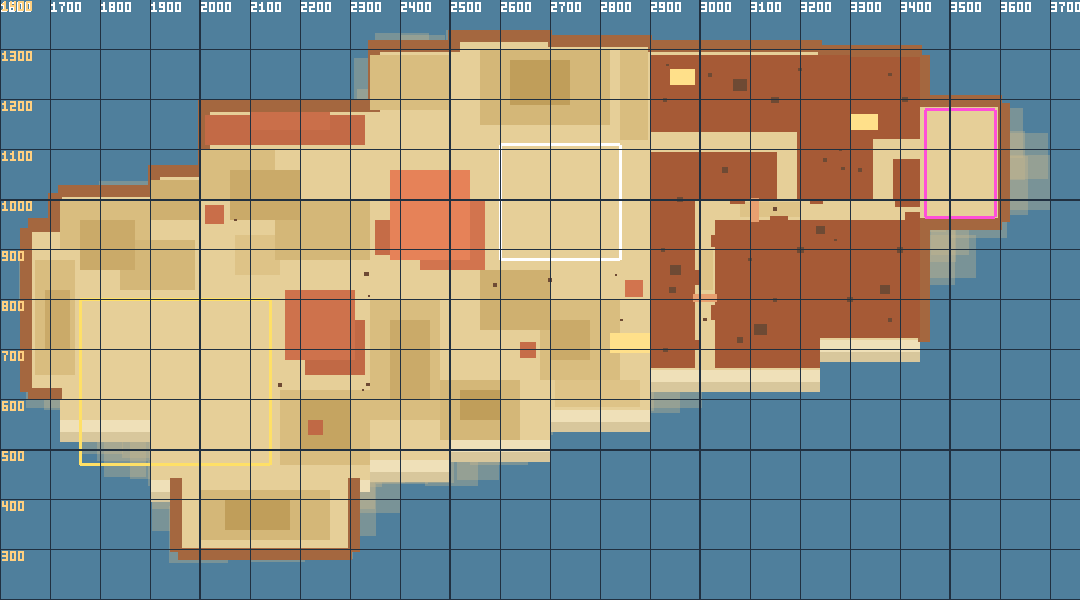

Write the Python code that produced this figure.
# -*- coding: utf-8 -*-
"""
desert_plan.py — 2026-10-04. 사막 섬(제니스) 새 지형 손 배치표 → 평면도 PNG + 검사 + Luau 데이터.

사용자(2026-10-02~04): 지형은 지역마다 축에 맞춘 평면 + 큰 상자 덩어리(곡선 없음), 삼각형 법칙, 땅 판도 높낮이.
세계관(신맵 구조도.md §1): 사막 = 제니스(근무태만) — "관리 포기된 폐허. 모래가 신전을 덮었다". 신전은 잘 지었는데 주변이 망가졌다.
옛 지형(Surface.World.G_사막 타일 946 + Mountains 의 Mt_사막_* 430) 자리 = tools/desert_old.txt (스튜디오에서 뽑음).

이번 판(1단계): 땅 판 · 바닷가(사암 절벽·모래 계단) · 메사(붉은 사암 계단 덩어리) · 바위 첨탑 · 사구 단.
비워 둔 자리(다음 단계): 반쯤 묻힌 제니스 신전(TEMPLE_SITE), 오아시스 마을(TOWN_SITE).
돌리기: python tools/desert_plan.py → tools/desert_plan.png + tools/Desert_Build_data.luau (문제 0건이어야)
짓기:  sed '/--@@DATA@@/r tools/Desert_Build_data.luau' tools/Desert_Build.luau > tools/swamp/_desert_run.luau && bash tools/job.sh tools/swamp/_desert_run.luau
좌표 = 월드(x 동, z 남; 북 = -z). 땅 윗면 TOP = 4.0, 물 -3.5.
"""
import os
import sys

HERE = os.path.dirname(os.path.abspath(__file__))
sys.path.insert(0, HERE)
from plan_png import Canvas  # noqa: E402

TOP = 4.0

# 땅 판 { x0, x1, z0(북), z1(남) } — 옛 섬 윤곽 안쪽으로 계단식. 이웃 판은 맞닿기만
LAND = [
    (1660, 1720, -940, -620),  # 서쪽 끝
    (1720, 1900, -1010, -560),
    (1900, 2000, -1050, -440),
    (2000, 2340, -1180, -440),
    (1960, 2300, -440, -300),  # 남서 곶
    (2340, 2500, -1300, -480),
    (2500, 2700, -1320, -520),
    (2700, 2900, -1310, -580),
    (2900, 3240, -1300, -660),
    (3240, 3440, -1290, -720),
    (3440, 3600, -1190, -960),
]

# 바닷가 절벽(사암 상자): { x0, x1, z0, z1, 윗면(땅 위) } — 땅 가장자리 바깥쪽으로 내밀고 물 아래 -24 까지.
# 0 = 땅과 같은 높이(턱 없음), 양수 = 솟은 벼랑. 모래 해변(SHORE)이 있는 곳은 비운다
CLIFFS = [
    # 북쪽 해안(벼랑 위주 — 섬 뒤쪽)
    (1716, 1904, -1030, -1006, 8), (1896, 2004, -1070, -1046, 12), (1996, 2344, -1200, -1176, 14),
    (2336, 2504, -1320, -1296, 18), (2496, 2704, -1340, -1316, 10), (2696, 2904, -1330, -1306, 16),
    (2896, 3244, -1320, -1296, 12), (3236, 3444, -1310, -1286, 9),
    # 북쪽 계단 모서리(동서로 꺾이는 곳)
    (1896, 1920, -1050, -1006, 12), (1996, 2020, -1180, -1046, 14), (2336, 2360, -1300, -1176, 18),
    (2496, 2520, -1320, -1296, 10), (2880, 2904, -1310, -1306, 16),
    # 동쪽 끝
    (3436, 3460, -1290, -1186, 9), (3436, 3604, -1210, -1186, 34), (3596, 3620, -1194, -956, 30), (3436, 3604, -964, -940, 30),
    (3436, 3460, -964, -716, 4),
    # 서쪽 끝
    (1640, 1664, -944, -616, 5), (1656, 1724, -964, -936, 5), (1696, 1724, -1014, -936, 8), (1656, 1724, -624, -600, 3),
    # 남서 곶 둘레
    (1940, 1964, -444, -296, 4), (1956, 2304, -304, -280, 6), (2296, 2320, -444, -296, 4),
]

# 모래 해변 계단(남쪽 해안 — 앞쪽이 열린다): { x0, x1, z0, z1, 윗면(절대 높이) } — 땅(4)에서 물(-3.5)로 두 계단
SHORE = [
    (1720, 1900, -560, -536, 1.6), (1720, 1900, -536, -516, -1.2),
    (1900, 1960, -440, -416, 1.6), (1900, 1960, -416, -396, -1.2),
    (2320, 2340, -440, -416, 1.6),
    (2340, 2500, -480, -456, 1.6), (2340, 2500, -456, -436, -1.2),
    (2500, 2700, -520, -496, 1.6), (2500, 2700, -496, -476, -1.2),
    (2700, 2900, -580, -556, 1.6), (2700, 2900, -556, -536, -1.2),
    (2900, 3240, -660, -636, 1.6), (2900, 3240, -636, -616, -1.2),
    (3240, 3440, -720, -696, 1.6), (3240, 3440, -696, -676, -1.2),
]

# 2026-10-04 사용자: "사막쪽은 계단형처럼 층층이 안 쌓아도 돼. 그냥 높은 바위 있으면 그거 자체로 사막같을듯.
#   사막은 대신 바닥쪽 굴곡을 많이 주면 좋겠어. 협곡같은 지형도 만들고"
# 높은 바위: { 이름, x0, x1, z0, z1, 높이(땅 위) } — 켜 없이 상자 하나. 같은 무리는 서로 겹쳐 덩어리(높이를 다르게)
MESAS = [
    # 제니스봉 무리: 섬 가운데 북쪽, 가장 높다
    ("제니스봉", 2380, 2540, -1060, -880, 96), ("제니스봉", 2440, 2570, -1000, -860, 64), ("제니스봉", 2350, 2420, -960, -890, 44),
    # 서메사 무리
    ("서메사", 2170, 2310, -820, -680, 58), ("서메사", 2210, 2330, -760, -650, 38),
    # 북쪽 바닷가 벼랑 줄기
    ("북벼랑", 2010, 2330, -1170, -1110, 40), ("북벼랑", 2100, 2260, -1176, -1140, 52),
    # 홀로 선 바위기둥
    ("모래첨탑", 2850, 2885, -840, -805, 64),
    ("서첨탑", 2010, 2048, -990, -952, 50),
    ("남기둥", 2640, 2672, -716, -684, 46),
    ("곶기둥", 2215, 2245, -560, -530, 36),
]

# 협곡 탁상지(동쪽): 붉은 바위 높은 판들 — 사이에 남겨 둔 틈이 협곡(바닥 = 땅 4). { x0, x1, z0, z1, 높이 }
# 협곡 길: 남쪽 해변(x 2990~3030) → 북으로(z -960) → 동으로(z -1000~-960, x ~3300) → 북으로(x 3260~3300) 북쪽 바닷가 벼랑까지
CANYON = [
    # 2026-10-04 2판(사용자): 협곡 끝을 북쪽 벼랑 대신 동쪽 끝 곶(튀어나온 땅)으로 꺾어 그 안을 히든 분지로.
    # 협곡 길: 남쪽 해변(x 2990~3030) → 북으로(z -960) → 동으로(z -1000~-960) 곶까지, 곶 어귀는 좁은 틈
    # 2026-10-04 3판(사용자 그림): 북쪽 탁상지에 협곡 둘 더
    #   가지 A·B: 서쪽 들판(x 2900, z -1135~-1095) → 동으로 x 3194 → 남으로 내려와 동서 협곡(x 3154~3194)에 붙음
    #   가지 C·D: 동서 협곡(x 3345~3385) → 북으로 z -1122 → 동으로 곶 히든 분지(x 3440)까지(분지 둘째 어귀)
    (2900, 2990, -1095, -664, 30),   # 서쪽 벽 남(T1s)
    (2900, 2990, -1290, -1135, 32),  # 서쪽 벽 북(T1n)
    (3030, 3240, -960, -664, 36),    # 남쪽 가운데(T2a)
    (3240, 3440, -960, -724, 40),    # 남동(T2b)
    (2990, 3300, -1290, -1135, 42),  # 북쪽 가운데 북(T3n)
    (2990, 3154, -1095, -1000, 40),  # 북쪽 가운데 서(T3w)
    (3194, 3300, -1135, -1000, 46),  # 북쪽 가운데 동(T3m)
    (3300, 3440, -1286, -1122, 34),  # 북동 북(T4n)
    (3300, 3345, -1122, -1000, 36),  # 북동 서(T4w)
    (3385, 3440, -1082, -1000, 38),  # 북동 동(T4e)
    # 협곡 벽 돌출(복도처럼 안 보이게) — 이 줄 아래가 돌출(검사가 CANYON_MAIN 뒤를 돌출로 본다)
    (2990, 2998, -720, -700, 22), (3022, 3030, -790, -760, 30), (2990, 2999, -860, -830, 16), (3021, 3030, -930, -905, 26),
    (3060, 3090, -1000, -992, 28), (3140, 3175, -968, -960, 20), (3220, 3245, -1000, -991, 34),
    # 곶 어귀 좁은 틈(엇갈린 두 바위 — 사이 10)
    (3390, 3440, -1000, -985, 30), (3410, 3440, -975, -960, 26),
]
CANYON_MAIN = 10  # 위 판 개수(돌출 앞)
# 오르막(탁상지 위를 걸어 다니게): { x0, x1, z0, z1, 낮은 높이, 높은 높이, 높은 쪽("+x"·"-x"·"+z"·"-z") }
RAMPS = [
    (2820, 2900, -734, -694, 0, 30, "+x"),     # 들판 → 서쪽 벽 위(T1) — 넓은 바위 비탈
    (2940, 2990, -1262, -1230, 32, 42, "+x"),  # T1n → T3n
    (3300, 3355, -1172, -1140, 34, 42, "-x"),  # T4n → T3n
]
# 자연 돌다리(협곡 위를 건넘): { x0, x1, z0, z1, 윗면 높이 } — 두께 5
BRIDGES = [
    (2986, 3034, -812, -796, 33),   # T1(30) ↔ T2a(36)
    (3100, 3118, -1004, -956, 39),  # T2a(36) ↔ T3(42)
]
# 탁상지 위 꾸밈 판: { x0, x1, z0, z1, 높이(그 자리 윗면 위), 종류("모래" 모래 더미 · "바위" 바위턱) } — 짓기가 가운데 땅 높이를 재서 얹는다
TOP_PATCHES = [
    (2905, 2960, -1000, -900, 3, "모래"), (2910, 2985, -1250, -1150, 4, "모래"), (2915, 2975, -660 - 60, -664 - 8, 0, "없음"),
    (3060, 3180, -900, -820, 3, "모래"), (3150, 3230, -760, -690, 8, "바위"),
    (3260, 3400, -860, -780, 4, "모래"), (3330, 3420, -950, -900, 10, "바위"),
    (3020, 3140, -1280, -1150, 4, "모래"), (3180, 3280, -1250, -1150, 12, "바위"), (3200, 3290, -1120, -1020, 3, "모래"),
    (3310, 3430, -1270, -1180, 9, "바위"),
]
TOP_PATCHES = [t for t in TOP_PATCHES if t[5] != "없음"]
# 히든 분지(곶 안쪽, 높은 벼랑에 둘러싸임) — 숨은 제단 자리
HIDDEN_SITE = (3450, 3590, -1180, -965)

# 사구(바닥 굴곡): { x0, x1, z0, z1, 높이 } — 켜 없이 상자, 서로 겹쳐 오르내림(겹치는 것끼리 높이는 달라야, 이웃 차이는 6 이하)
DUNES = [
    # 서쪽
    (1720, 1900, -1000, -900, 3), (1760, 1870, -960, -860, 6), (1840, 1990, -920, -820, 4), (1900, 2000, -1040, -960, 5),
    (1670, 1750, -880, -650, 3), (1690, 1740, -820, -700, 6),
    (2000, 2150, -1100, -1000, 3), (2060, 2200, -1060, -960, 6), (2150, 2340, -1000, -880, 4), (2070, 2160, -930, -850, 2),
    (2160, 2340, -620, -470, 3), (2200, 2300, -600, -500, 7),
    (2000, 2260, -420, -320, 4), (2050, 2180, -400, -340, 8),
    # 가운데
    (2340, 2480, -800, -560, 3), (2380, 2460, -760, -600, 6), (2480, 2640, -640, -520, 4), (2520, 2600, -620, -560, 8),
    (2560, 2700, -860, -740, 5), (2680, 2840, -800, -640, 3), (2700, 2780, -760, -680, 6), (2710, 2880, -640, -585, 2),
    # 북쪽
    (2560, 2820, -1300, -1150, 4), (2620, 2740, -1280, -1190, 8), (2340, 2500, -1290, -1180, 3), (2840, 2895, -1300, -1120, 3),
    # 협곡 바닥 모래 둔덕(낮게)
    (2995, 3025, -900, -820, 2), (3080, 3200, -995, -965, 2),
]

# 비워 둘 자리(다음 단계) — 메사·사구·바위가 들어가면 안 된다
TEMPLE_SITE = (2600, 2840, -1110, -880)  # 반쯤 묻힌 제니스 신전(제니스봉 동쪽 그늘, 북쪽은 바다 벼랑)
TOWN_SITE = (1760, 2140, -800, -470)  # 오아시스 마을(서남 들판, 남쪽 해변과 이어짐)

# 바위(사암 돌덩이): { x, z, 너비, 높이, 깊이, 돌림 } — 메사 발치·첨탑 둘레에 무리로
ROCKS = [
    (2333, -852, 9, 6, 8, 0), (2338, -808, 5, 4, 5, 30), (2590, -830, 8, 5, 7, 15),
    (2336, -630, 7, 5, 6, 0), (2326, -620, 4, 3, 4, 15), (3150, -982, 8, 6, 7, 0), (3286, -1062, 7, 5, 6, 30),
    (2842, -760, 6, 4, 5, 0), (2832, -850, 5, 3, 4, 15), (2070, -960, 6, 4, 5, 0), (3280, -1100, 6, 4, 5, 45),
    (2700, -840, 8, 5, 7, 15), (3010, -760, 7, 5, 6, 0), (2160, -630, 9, 7, 8, 45),
    # 탁상지 위 큰 바위(봉우리처럼 솟은 덩어리)
    (2950, -860, 22, 18, 20, 15), (3120, -740, 26, 14, 22, 0), (3370, -820, 20, 22, 18, 30), (3080, -1230, 28, 16, 24, 15),
    (3240, -940, 18, 12, 16, 45),
    # 탁상지 위 돌덩이·바위턱(2026-10-04 사용자: 협곡 위도 꾸미기)
    (2930, -700, 10, 7, 9, 0), (2945, -820, 14, 9, 12, 30), (2925, -900, 8, 5, 7, 15), (2960, -1000, 12, 8, 10, 45),
    (2930, -1200, 9, 6, 8, 0), (2935, -1270, 6, 4, 5, 30),
    (3080, -720, 12, 10, 11, 0), (3150, -800, 9, 6, 8, 15), (3200, -900, 14, 8, 12, 45), (3100, -880, 7, 5, 6, 0),
    (3300, -800, 11, 8, 10, 30), (3380, -760, 8, 6, 7, 0), (3400, -900, 13, 9, 11, 15), (3270, -920, 6, 4, 5, 45),
    (3050, -1060, 12, 9, 11, 0), (3150, -1200, 15, 10, 13, 30), (3250, -1080, 9, 6, 8, 15), (3020, -1250, 8, 6, 7, 45),
    (3200, -1260, 7, 5, 6, 0), (3320, -1060, 8, 7, 8, 30), (3410, -1200, 12, 8, 10, 0), (3380, -1250, 7, 5, 6, 15),
]


def overlap(a, b, pad=0.0):
    return a[0] < b[2] + pad and b[0] < a[2] + pad and a[1] < b[3] + pad and b[1] < a[3] + pad


def rect(m):
    return (m[1], m[3], m[2], m[4])


def on_land(r):
    def on(x, z):
        return any(l[0] <= x <= l[1] and l[2] <= z <= l[3] for l in LAND)
    return all(on(x, z) for x, z in ((r[0], r[1]), (r[2], r[1]), (r[0], r[3]), (r[2], r[3])))


def box(r):
    return (r[0], r[2], r[1], r[3])


def check():
    probs = []
    rocks_big = [rect(m) for m in MESAS] + [box(c) for c in CANYON]
    no_rock = [rect(m) for m in MESAS] + [box(c) for c in CANYON[CANYON_MAIN:]] + [box(r) for r in RAMPS] + [box(b) for b in BRIDGES]
    dunes = [(box(d), d[4]) for d in DUNES]
    sites = [("신전 자리", (TEMPLE_SITE[0], TEMPLE_SITE[2], TEMPLE_SITE[1], TEMPLE_SITE[3])),
             ("마을 자리", (TOWN_SITE[0], TOWN_SITE[2], TOWN_SITE[1], TOWN_SITE[3]))]
    allboxes = [(r, None) for r in rocks_big] + dunes
    for r, _ in allboxes:
        if not on_land(r):
            probs.append("땅 밖: %s" % (r,))
        for site, sr in sites:
            if overlap(r, sr, 4):
                probs.append("%s 침범: %s" % (site, r))
    # 겹친 사구끼리 높이가 같으면 윗면이 깜박인다 · 이웃 높이 차 6 넘으면 못 오른다
    for i, (a, ha) in enumerate(dunes):
        for b, hb in dunes[i + 1:]:
            if overlap(a, b, 0):
                if ha == hb:
                    probs.append("겹친 사구 높이 같음: %s %s" % (a, b))
                if abs(ha - hb) > 6:
                    probs.append("사구 단차 6 넘음: %s %s" % (a, b))
    for i, rk in enumerate(ROCKS):
        h = max(rk[2], rk[4]) / 2
        r = (rk[0] - h, rk[1] - h, rk[0] + h, rk[1] + h)
        if not on_land(r):
            probs.append("바위 땅 밖: %d" % i)
        for br in no_rock:
            if overlap(r, br, 1):
                probs.append("돌덩이가 높은 바위·돌출·오르막·다리에 박힘: %d" % i)
        for site, sr in sites:
            if overlap(r, sr, 2):
                probs.append("돌덩이가 %s: %d" % (site, i))
    for i, a in enumerate(LAND):
        for b in LAND[i + 1:]:
            if overlap((a[0], a[2], a[1], a[3]), (b[0], b[2], b[1], b[3]), -0.01):
                probs.append("땅 판 겹침: %s ↔ %s" % (a, b))
    return probs


def render(path):
    region = (1600, -1400, 3760, -200)
    sc = 0.5
    C = Canvas(*region, sc)
    C.rect(*region, "#4f7f9c")
    # 옛 지형(흐리게)
    old = os.path.join(HERE, "desert_old.txt")
    if os.path.exists(old):
        for line in open(old, encoding="utf-8"):
            f = line.rstrip("\n").split("\t")
            if len(f) < 9 or f[8] == "Rock":
                continue
            x, z, sx, sz = map(float, f[2:6])
            C.rect(x - sx / 2, z - sz / 2, x + sx / 2, z + sz / 2, "#c9b98f" if f[0] != "Mountains" else "#b98a6a", 0.35)
    for x0, x1, z0, z1 in LAND:
        C.rect(x0, z0, x1, z1, "#e6cf98")
    for x0, x1, z0, z1, top in SHORE:
        C.rect(x0, z0, x1, z1, "#efe0b8" if top > 0 else "#d8c79c")
    for x0, x1, z0, z1, h in CLIFFS:
        C.rect(x0, z0, x1, z1, "#a4673f" if h > 0 else "#c08a5c")
    for x0, x1, z0, z1, h in sorted(DUNES, key=lambda d: d[4]):
        t = min(1, h / 8)
        C.rect(x0, z0, x1, z1, "#%02x%02x%02x" % (int(232 - 40 * t), int(208 - 50 * t), int(150 - 60 * t)))
    for x0, x1, z0, z1, h in CANYON:
        C.rect(x0, z0, x1, z1, "#a65a36")
    for n, x0, x1, z0, z1, h in sorted(MESAS, key=lambda m: m[5]):
        t = min(1, h / 96)
        C.rect(x0, z0, x1, z1, "#%02x%02x%02x" % (int(170 + 60 * t), int(90 + 40 * t), int(58 + 30 * t)))
    for x0, x1, z0, z1, *_ in RAMPS:
        C.rect(x0, z0, x1, z1, "#ffe08a")
    for x0, x1, z0, z1, h in BRIDGES:
        C.rect(x0, z0, x1, z1, "#e8a070")
    C.outline([(HIDDEN_SITE[0], HIDDEN_SITE[2]), (HIDDEN_SITE[1], HIDDEN_SITE[2]), (HIDDEN_SITE[1], HIDDEN_SITE[3]), (HIDDEN_SITE[0], HIDDEN_SITE[3])], 3 / sc, "#ff4fd8")
    for x, z, w, hgt, d, yaw in ROCKS:
        C.rect(x - w / 2, z - d / 2, x + w / 2, z + d / 2, "#6e4a34")
    for site, sr, col in (("T", TEMPLE_SITE, "#ffffff"), ("V", TOWN_SITE, "#ffe066")):
        C.outline([(sr[0], sr[2]), (sr[1], sr[2]), (sr[1], sr[3]), (sr[0], sr[3])], 3 / sc, col)
    for gx in range(1600, 3761, 100):
        C.line(gx, region[1], gx, region[3], 1.0 / sc if gx % 500 else 2.2 / sc, "#203040")
        C.text(gx + 3, region[1] + 4, str(gx), "#ffffff", 2)
    for gz in range(-1400, -199, 100):
        C.line(region[0], gz, region[2], gz, 1.0 / sc if gz % 500 else 2.2 / sc, "#203040")
        C.text(region[0] + 4, gz + 3, str(abs(gz)), "#ffd080", 2)
    C.save(path)


def lua(v):
    if isinstance(v, (list, tuple)):
        return "{ " + ", ".join(lua(x) for x in v) + " }"
    if isinstance(v, str):
        return '"%s"' % v
    if isinstance(v, float) and v.is_integer():
        return str(int(v))
    return str(v)


def emit(path):
    out = ["-- desert_plan.py 가 만든 데이터(손으로 고치지 말고 표를 고칠 것)", "local TOP = %s" % TOP, "local CANYON_MAIN = %d" % CANYON_MAIN]
    for name, rows in (("LAND", LAND), ("CLIFFS", CLIFFS), ("SHORE", SHORE), ("MESAS", MESAS), ("CANYON", CANYON), ("RAMPS", RAMPS),
                       ("BRIDGES", BRIDGES), ("DUNES", DUNES), ("ROCKS", ROCKS), ("TOP_PATCHES", TOP_PATCHES), ("HIDDEN", [HIDDEN_SITE])):
        out.append("local %s = {" % name)
        out += ["\t%s," % lua(r) for r in rows]
        out.append("}")
    open(path, "w", encoding="utf-8", newline="\n").write("\n".join(out) + "\n")


if __name__ == "__main__":
    render(sys.argv[1] if len(sys.argv) > 1 else os.path.join(HERE, "desert_plan.png"))
    probs = check()
    for p in probs:
        print(p)
    print("문제 %d건" % len(probs))
    emit(os.path.join(HERE, "Desert_Build_data.luau"))
